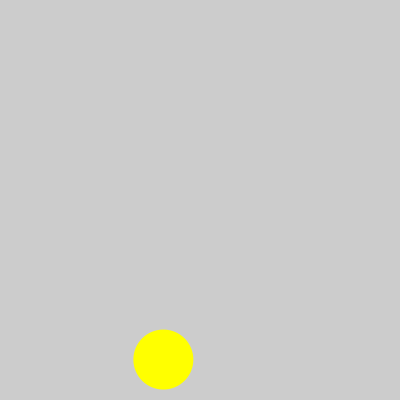
Frame 1 (no input)
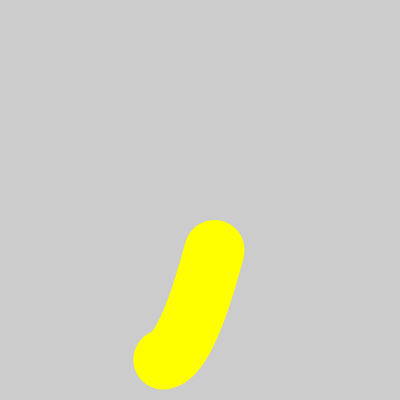
Frame 60 (the mouse pressed at the canvas centre just before this capture)
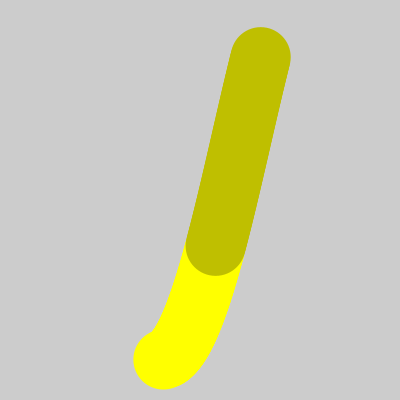
Frame 120 (the mouse held since frame 60 and released just before this capture)

The Processing sketch that drew these frames (run headless with seeded random() and noise(); from frame 60 on, the mouse is pressed at the canvas centre):

// Processing sketch: sketch_circles
// ── sketch_circles.pde
float t = 0;
float speed = 0.00025;
int m;
float x, y;
// 203, 133, 194

void setup() {
  size( 400, 400);
  smooth();
  noStroke();
}

void draw() {
  // background( 80, 32, 32, 0.15);
  m = millis();
  x = sin( m * speed);
  y = cos( m * speed * 4);
  fill( noisy_red());
  ellipse( width/2 * (0.8 + x), height/2 * (0.8 + y), 60, 60);
}



// ── palette.pde

color noisy_red() {
  return color( 255 - map( mouseX, 0, width, 0, 128),
                255 - map( mouseY, 0, height, 0, 128), 0);
}
